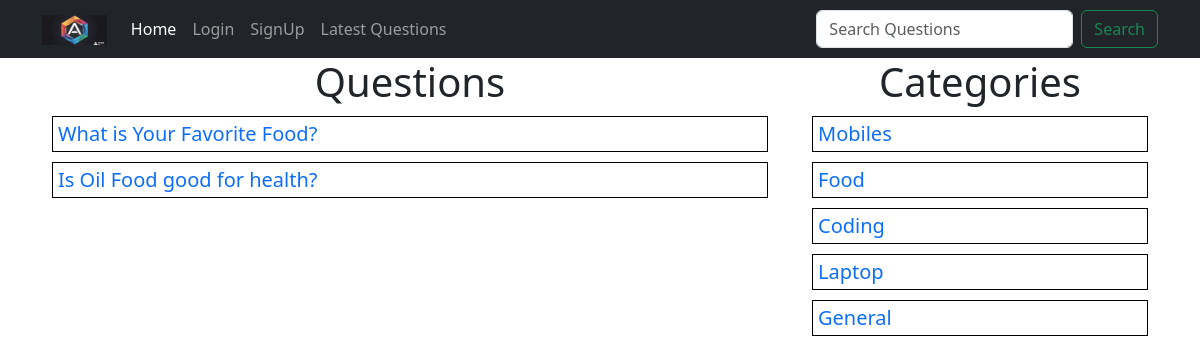
Page /?c_id=2 on the committed database.
### tables this page shows
CREATE TABLE `questions` (
  `id` int(10) NOT NULL,
  `title` varchar(100) NOT NULL,
  `description` varchar(300) NOT NULL,
  `category_id` int(10) NOT NULL,
  `user_id` int(10) NOT NULL
);

CREATE TABLE `category` (
  `id` int(10) NOT NULL,
  `category` varchar(50) NOT NULL
);

### client/categorylist.php (the view)
<div>
    <h1 class="heading">Categories</h1>
    <?php
        include("./common/db.php");
        $query = "select * from category";
        $result = $conn->query($query);
        foreach($result as $row) {
            $category = ucfirst($row['category']);
            $id = $row['id'];
            echo "<div class='row question-list'><h5><a href='?c_id=$id'>$category</a></h5></div>";
        }
    ?>
</div>

### client/questions.php (shortened to what this page needs)
<div class="container">
    <div class="row">
        <div class="col-8">
            <h1 class="heading">Questions</h1>
            <?php
            include("./common/db.php");
            if(isset($_GET['c_id'])){
                $query = "select * from questions where category_id=$c_id";
            }
            elseif(isset($_GET['u_id'])) {
                $query = "select * from questions where user_id=$u_id";
            }
            elseif(isset($_GET['latest'])) {
                $query = "select * from questions order by id desc";
            }
            elseif(isset($_GET['search'])) {
                $query = "select * from questions where `title` Like '%$search%'";
            }
            else {
                $query = "select * from questions";
            }
            $result = $conn->query($query);
            foreach($result as $row) {
                $title = $row['title'];
                $id = $row['id'];
                echo "<div class='row question-list'><h5 class='my-question'><a href='?q-id=$id'>$title</a>";
                echo "</h5></div>";
            }
            ?>
        </div>
        <div class="col-4">
            <?php
                include("categorylist.php");
            ?>
        </div>
    </div>
</div>

### public/style.css (style rules this page uses)
.heading { text-align: center; }
.question-list { border: 1px solid black; padding: 5px; margin: 10px; }
.question-list h5 { margin: 0; padding: 0; }
.question-list a { text-decoration: none; }
.my-question { display: flex; justify-content: space-between; }

### rows in the picture
questions: title "What is Your Favorite Food?"
questions: title "Is Oil Food good for health?"
category: category "Mobiles"
category: category "Food"
category: category "Coding"
category: category "Laptop"
category: category "General"
